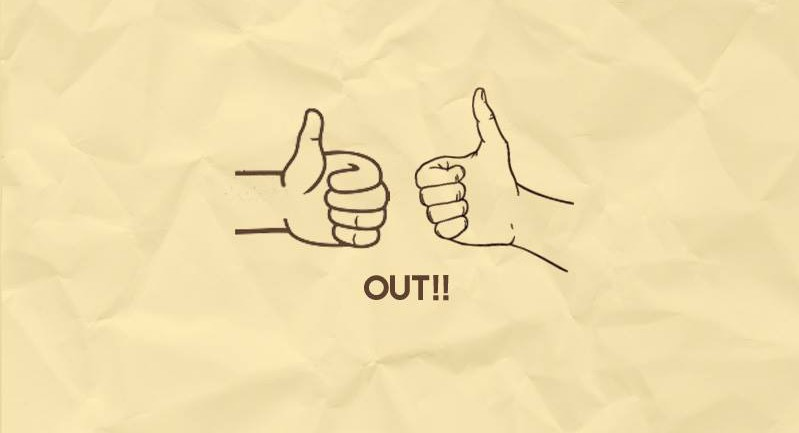
#> input picture hand_2.jpg, 799 x 433 px, given in place of the camera
$ python 'Hand Gesture Recognization.py'
#> lines starting #> are read from the running program, lines starting #| are printed output that depends on the picture; after the words box and inside, x2 and y2 are one past the last pixel; in counts of white or black regions, pixels touching at a corner belong together
from cv2 import cv2
import imutils
import math

# global variables
bg = None

#--------------------------------------------------
# To find the running average over the background
#--------------------------------------------------
def run_avg(image, accumWeight):
    global bg
    # initialize the background
    if bg is None:
        bg = image.copy().astype("float")
        return

    # compute weighted average, accumulate it and update the background
    cv2.accumulateWeighted(image, bg, accumWeight)

#---------------------------------------------
# To segment the region of hand in the captured image
#---------------------------------------------
# [49 lines left out: functions segment, count, not called in this run]

#-----------------
# MAIN FUNCTION
#-----------------
if __name__ == "__main__":
    # initialize accumulated weight
    accumWeight = 0.5

    # get the reference to the webcam
    camera = cv2.VideoCapture(0)

    # region of interest (ROI) coordinates
    top, right, bottom, left = 10, 150, 225, 490

    # initialize num of frames
    num_frames = 0

    # calibration indicator
    calibrated = False

    # keep looping, until interrupted
    while(True):
        # get the current frame
        # grabbed is bool, if the frame is read correctly then grabbed will be true
        (grabbed, frame) = camera.read()
#> frame is the input picture: shape (433, 799, 3); mean B, G, R 173.7, 222.1, 240

        # resize the frame
        frame = imutils.resize(frame, width=700)
#> frame: shape (379, 700, 3)

        # flip the frame so that it is not the mirror view
        frame = cv2.flip(frame, 1)
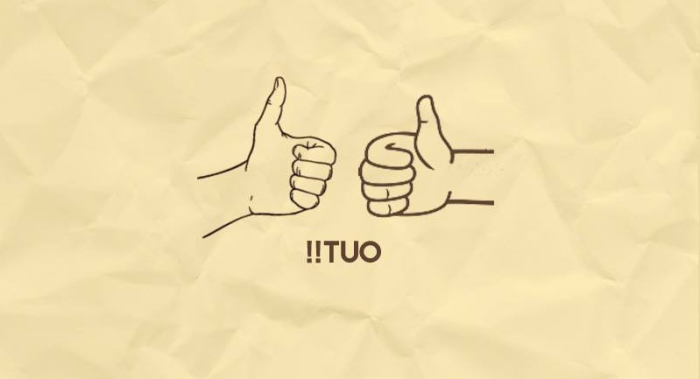
#> frame: shape (379, 700, 3); mean B, G, R 173.7, 222.1, 240

        # clone the frame
        clone = frame.copy()

        # get the height and width of the frame
        (height, width) = frame.shape[:2]
#> height = 379; width = 700

        # get the ROI
        roi = frame[top:bottom, right:left]
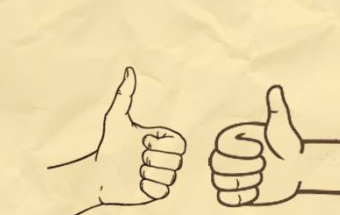
#> roi: shape (215, 340, 3); mean B, G, R 169.6, 216.9, 235.1

        # convert the roi to grayscale and blur it
        gray = cv2.cvtColor(roi, cv2.COLOR_BGR2GRAY)
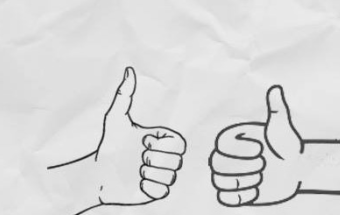
#> gray: shape (215, 340); min 19, max 239, mean 217
        gray = cv2.GaussianBlur(gray, (7, 7), 0)
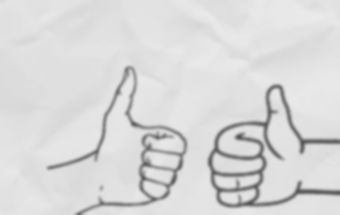
#> gray: shape (215, 340); min 82, max 234, mean 217

        # to get the background, keep looking till a threshold is reached
        # so that our weighted average model gets calibrated
        if num_frames < 30:
            run_avg(gray, accumWeight)
            if num_frames == 1:
                print("[STATUS] please wait! calibrating...")
            elif num_frames == 29:
                print("[STATUS] calibration successfull...")
        else:
            # segment the hand region
            hand = segment(gray)

            # check whether hand region is segmented
            if hand is not None:
                # if yes, unpack the thresholded image and
                # segmented region
                (thresholded, segmented) = hand

                # draw the segmented region and display the frameq
                cv2.drawContours(clone, [segmented + (right, top)], -1, (0, 0, 255))

                # count the number of fingers
                fingers = count(thresholded, segmented)

                cv2.putText(clone, str(fingers), (70, 45), cv2.FONT_HERSHEY_SIMPLEX, 1, (0,0,255), 2)

                # show the thresholded image
                cv2.imshow("Thesholded", thresholded)

        # draw the segmented hand
        cv2.rectangle(clone, (left, top), (right, bottom), (0,255,0), 2)
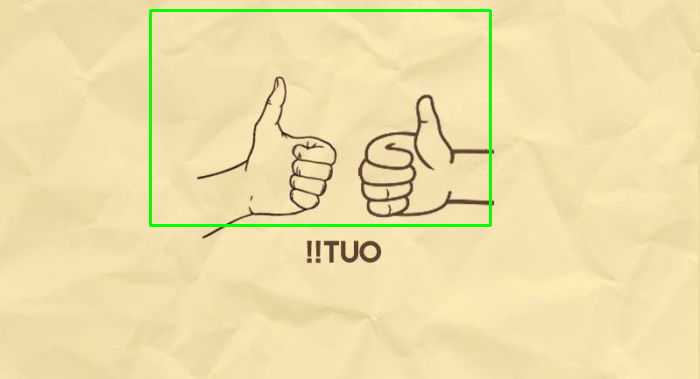
#> clone: shape (379, 700, 3); 1.25% of pixels changed, all inside (x1, y1, x2, y2) = (149, 9, 492, 227)

        # increment the number of frames
        num_frames += 1

        # display the frame with segmented hand
        cv2.imshow("Video Feed", clone)

        # observe the keypress by the user
        keypress = cv2.waitKey(1) & 0xFF
#> (key q is pressed here)

        # if the user pressed "q", then stop looping
        if keypress == ord("q"):
            break

# free up memory
camera.release()
cv2.destroyAllWindows()
